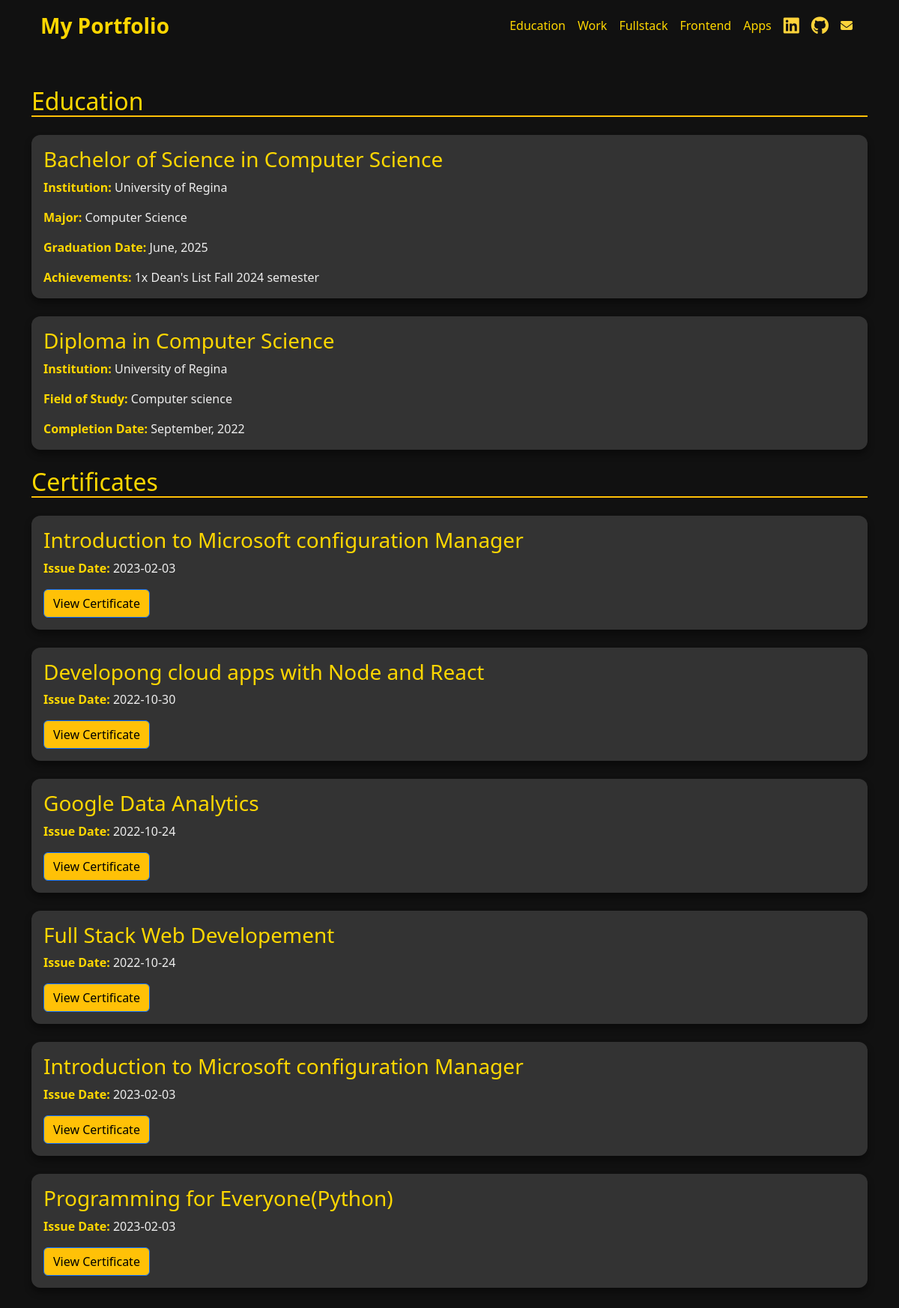
The page /education on the database its author committed.
### database.py (models this page shows)
class Certifcate(db.Model):
    id: Mapped[int] = MappedColumn(primary_key=True)
    title: Mapped[str]
    description: Mapped[str]
    date: Mapped[datetime]
    link: Mapped[str]

### server.py (the view)
@app.route('/education')
def edu():
    result_certi = db.session.execute(db.select(Certifcate)).scalars().all()
    return render_template('education.html',items = result_certi)

### templates/education.html (shortened to what this page needs)
<!DOCTYPE html>
<html lang="en">
<head>
    <link href="https://cdn.jsdelivr.net/npm/bootstrap@5.3.2/dist/css/bootstrap.min.css" rel="stylesheet">
</head>
<body>
       <div class="container">
         <nav class="navbar  navbar-expand-lg bg-transparent">
                <div class="container-fluid">
                    <a class="navbar-brand text-xl font-semibold text-shadow-custom" style="color: #FFD700 !important; font-weight: 700; font-size: 1.75rem;" href="{{url_for('mainPage')}}">My Portfolio</a>
                    <div class="collapse navbar-collapse" id="navbarNav">
                        <ul class="navbar-nav ms-auto">
                            <li class="nav-item">
                                <a class="nav-link" style="color: #FFD700 !important; transition: color 0.3s ease;" href="{{url_for('edu')}}">Education</a>
                            </li>
                             <li class="nav-item">
                                <a class="nav-link" style="color: #FFD700 !important; transition: color 0.3s ease;" href="{{url_for('work')}}">Work</a>
                            </li>
                            <li class="nav-item">
                                <a class="nav-link" style="color: #FFD700 !important; transition: color 0.3s ease;" href="{{url_for('fullStack')}}">Fullstack</a>
                            </li>
                            <li class="nav-item">
                                <a class="nav-link" style="color: #FFD700 !important; transition: color 0.3s ease;" href="{{url_for('frontEnd')}}">Frontend</a>
                            </li>
                            <li class="nav-item">
                                <a class="nav-link" style="color: #FFD700 !important; transition: color 0.3s ease;" href="#contact">Apps</a>
                            </li>
                             <li class="nav-item">
                                <a class="nav-link" style="color: #FFD700 !important; transition: color 0.3s ease;" href="https://www.linkedin.com/in/maurya-patel-318b93190/"><i class="fa-brands fa-linkedin fa-xl" style="color: #FFD43B;"></i></a>
                            </li>
                             <li class="nav-item">
                                <a class="nav-link" style="color: #FFD700 !important; transition: color 0.3s ease;" href="#"><i class="fa-brands fa-github fa-xl" style="color: #FFD43B;"></i></a>
                            </li>
                             <li class="nav-item">
                                <a class="nav-link" style="color: #FFD700 !important; transition: color 0.3s ease;" href="#"><i class="fa-solid fa-envelope fa-l" style="color: #FFD43B;"></i></a>
                            </li>
                        </ul>
                    </div>
                </div>
            </nav>
    </div>
    <div class="container py-5">
        <h2 class="mb-4">Education</h2>
        <div class="card mb-4">
            <div class="card-body">
                <h3 class="card-title">Bachelor of Science in Computer Science</h3>
                <p class="card-text"><strong>Institution:</strong> University of Regina</p>
                <p class="card-text"><strong>Major:</strong> Computer Science</p>
                <p class="card-text"><strong>Graduation Date:</strong> June, 2025</p>
                <p class="card-text"><strong>Achievements:</strong> 1x Dean's List Fall 2024 semester</p>
            </div>
        </div>
        <div class="card mb-4">
            <div class="card-body">
                <h3 class="card-title">Diploma in Computer Science</h3>
                <p class="card-text"><strong>Institution:</strong> University of Regina</p>
                <p class="card-text"><strong>Field of Study:</strong> Computer science</p>
                <p class="card-text"><strong>Completion Date:</strong> September, 2022</p>
            </div>
        </div>
        <h2 class="mb-4">Certificates</h2>
        {%for item in items%}
         <div class="card mb-4">
            <div class="card-body">
                <h3 class="card-title">{{item.title}}</h3>
                <p class="card-text"><strong>Issue Date:</strong> {{item.date.date()}}</p>
                <a href="{{item.link}}" class="btn btn-primary certificate-link" target="_blank" rel="noopener noreferrer">View Certificate</a>
            </div>
        </div>
        {%endfor%}
    </div>
</body>
</html>

### templates/education.html (style rules this page uses)
body { background-color: #111111; color: #fff; }
.card { background-color: #333333; border-radius: 0.75rem; box-shadow: 0 6px 10px rgba(0, 0, 0, 0.4); transition: transform 0.2s ease-in-out, box-shadow 0.2s ease-in-out; border: none; color: #FFFFFF; }
.card-text { color: #eee; }
.certificate-link { background-color: #ffc107; color: #000; text-decoration: none; }
strong { color: #FFD700; }

### rows shown on the page
Certifcate: title "Introduction to Microsoft configuration Manager", date "2023-02-03"
Certifcate: title "Developong cloud apps with Node and React", date "2022-10-30"
Certifcate: title "Google Data Analytics", date "2022-10-24"
Certifcate: title "Full Stack Web Developement", date "2022-10-24"
Certifcate: title "Introduction to Microsoft configuration Manager", date "2023-02-03"
Certifcate: title "Programming for Everyone(Python)", date "2023-02-03"
